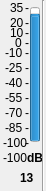
    <widget class="QWidget" name="widget_13" native="true">
     <property name="geometry">
      <rect>
       <x>480</x>
       <y>40</y>
       <width>46</width>
       <height>191</height>
      </rect>
     </property>
     <widget class="QProgressBar" name="progressBar_55">
      <property name="geometry">
       <rect>
        <x>30</x>
        <y>7</y>
        <width>10</width>
        <height>135</height>
       </rect>
      </property>
      <property name="contextMenuPolicy">
       <enum>Qt::DefaultContextMenu</enum>
      </property>
      <property name="toolTip">
       <string>Local Input 1 Meter</string>
      </property>
      <property name="statusTip">
       <string/>
      </property>
      <property name="whatsThis">
       <string/>
      </property>
      <property name="autoFillBackground">
       <bool>false</bool>
      </property>
      <property name="minimum">
       <number>-100</number>
      </property>
      <property name="maximum">
       <number>35</number>
      </property>
      <property name="value">
       <number>24</number>
      </property>
      <property name="textVisible">
       <bool>true</bool>
      </property>
      <property name="orientation">
       <enum>Qt::Vertical</enum>
      </property>
      <property name="invertedAppearance">
       <bool>false</bool>
      </property>
      <property name="format">
       <string>%p%</string>
      </property>
     </widget>
     <widget class="QLabel" name="m0_55">
      <property name="geometry">
       <rect>
        <x>25</x>
        <y>0</y>
        <width>16</width>
        <height>16</height>
       </rect>
      </property>
      <property name="text">
       <string>-</string>
      </property>
     </widget>
     <widget class="QLabel" name="t35_55">
      <property name="geometry">
       <rect>
        <x>10</x>
        <y>0</y>
        <width>16</width>
        <height>16</height>
       </rect>
      </property>
      <property name="text">
       <string>35</string>
      </property>
     </widget>
     <widget class="QLabel" name="tn100_55">
      <property name="geometry">
       <rect>
        <x>3</x>
        <y>135</y>
        <width>31</width>
        <height>16</height>
       </rect>
      </property>
      <property name="text">
       <string>-100</string>
      </property>
     </widget>
     <widget class="QLabel" name="m15_55">
      <property name="geometry">
       <rect>
        <x>25</x>
        <y>15</y>
        <width>16</width>
        <height>16</height>
       </rect>
      </property>
      <property name="text">
       <string>-</string>
      </property>
     </widget>
     <widget class="QLabel" name="m25_55">
      <property name="geometry">
       <rect>
        <x>25</x>
        <y>25</y>
        <width>16</width>
        <height>16</height>
       </rect>
      </property>
      <property name="text">
       <string>-</string>
      </property>
     </widget>
     <widget class="QLabel" name="m90_55">
      <property name="geometry">
       <rect>
        <x>25</x>
        <y>90</y>
        <width>16</width>
        <height>16</height>
       </rect>
      </property>
      <property name="text">
       <string>-</string>
      </property>
     </widget>
     <widget class="QLabel" name="m105_55">
      <property name="geometry">
       <rect>
        <x>25</x>
        <y>105</y>
        <width>16</width>
        <height>16</height>
       </rect>
      </property>
      <property name="text">
       <string>-</string>
      </property>
     </widget>
     <widget class="QLabel" name="m120_55">
      <property name="geometry">
       <rect>
        <x>25</x>
        <y>120</y>
        <width>16</width>
        <height>16</height>
       </rect>
      </property>
      <property name="text">
       <string>-</string>
      </property>
     </widget>
     <widget class="QLabel" name="m135_55">
      <property name="geometry">
       <rect>
        <x>25</x>
        <y>135</y>
        <width>16</width>
        <height>16</height>
       </rect>
      </property>
      <property name="text">
       <string>-</string>
      </property>
     </widget>
     <widget class="QLabel" name="m45_55">
      <property name="geometry">
       <rect>
        <x>25</x>
        <y>45</y>
        <width>16</width>
        <height>16</height>
       </rect>
      </property>
      <property name="text">
       <string>-</string>
      </property>
     </widget>
     <widget class="QLabel" name="m60_55">
      <property name="geometry">
       <rect>
        <x>25</x>
        <y>60</y>
        <width>16</width>
        <height>16</height>
       </rect>
      </property>
      <property name="text">
       <string>-</string>
      </property>
     </widget>
     <widget class="QLabel" name="m75_55">
      <property name="geometry">
       <rect>
        <x>25</x>
        <y>75</y>
        <width>16</width>
        <height>16</height>
       </rect>
      </property>
      <property name="text">
       <string>-</string>
      </property>
     </widget>
     <widget class="QLabel" name="t20_55">
      <property name="geometry">
       <rect>
        <x>10</x>
        <y>15</y>
        <width>16</width>
        <height>16</height>
       </rect>
      </property>
      <property name="text">
       <string>20</string>
      </property>
     </widget>
     <widget class="QLabel" name="t5_55">
      <property name="geometry">
       <rect>
        <x>10</x>
        <y>25</y>
        <width>16</width>
        <height>16</height>
       </rect>
      </property>
      <property name="text">
       <string>10</string>
      </property>
     </widget>
     <widget class="QLabel" name="tn10_55">
      <property name="geometry">
       <rect>
        <x>5</x>
        <y>45</y>
        <width>21</width>
        <height>16</height>
       </rect>
      </property>
      <property name="text">
       <string>-10</string>
      </property>
     </widget>
     <widget class="QLabel" name="tn25_55">
      <property name="geometry">
       <rect>
        <x>5</x>
        <y>60</y>
        <width>21</width>
        <height>16</height>
       </rect>
      </property>
      <property name="text">
       <string>-25</string>
      </property>
     </widget>
     <widget class="QLabel" name="tn40_55">
      <property name="geometry">
       <rect>
        <x>5</x>
        <y>75</y>
        <width>21</width>
        <height>16</height>
       </rect>
      </property>
      <property name="text">
       <string>-40</string>
      </property>
     </widget>
     <widget class="QLabel" name="tn55_55">
      <property name="geometry">
       <rect>
        <x>5</x>
        <y>90</y>
        <width>21</width>
        <height>16</height>
       </rect>
      </property>
      <property name="text">
       <string>-55</string>
      </property>
     </widget>
     <widget class="QLabel" name="tn70_55">
      <property name="geometry">
       <rect>
        <x>5</x>
        <y>105</y>
        <width>21</width>
        <height>16</height>
       </rect>
      </property>
      <property name="text">
       <string>-70</string>
      </property>
     </widget>
     <widget class="QLabel" name="tn85_55">
      <property name="geometry">
       <rect>
        <x>5</x>
        <y>120</y>
        <width>21</width>
        <height>16</height>
       </rect>
      </property>
      <property name="text">
       <string>-85</string>
      </property>
     </widget>
     <widget class="QLabel" name="m35_55">
      <property name="geometry">
       <rect>
        <x>25</x>
        <y>35</y>
        <width>16</width>
        <height>16</height>
       </rect>
      </property>
      <property name="text">
       <string>-</string>
      </property>
     </widget>
     <widget class="QLabel" name="t0_55">
      <property name="geometry">
       <rect>
        <x>15</x>
        <y>35</y>
        <width>16</width>
        <height>16</height>
       </rect>
      </property>
      <property name="text">
       <string>0</string>
      </property>
     </widget>
     <widget class="QLabel" name="value_55">
      <property name="geometry">
       <rect>
        <x>3</x>
        <y>150</y>
        <width>31</width>
        <height>16</height>
       </rect>
      </property>
      <property name="autoFillBackground">
       <bool>false</bool>
      </property>
      <property name="frameShadow">
       <enum>QFrame::Plain</enum>
      </property>
      <property name="text">
       <string>-100</string>
      </property>
     </widget>
     <widget class="QLabel" name="dB_55">
      <property name="geometry">
       <rect>
        <x>27</x>
        <y>150</y>
        <width>16</width>
        <height>16</height>
       </rect>
      </property>
      <property name="font">
       <font>
        <weight>75</weight>
        <bold>true</bold>
       </font>
      </property>
      <property name="text">
       <string>dB</string>
      </property>
     </widget>
     <widget class="QLabel" name="number_55">
      <property name="geometry">
       <rect>
        <x>20</x>
        <y>170</y>
        <width>16</width>
        <height>16</height>
       </rect>
      </property>
      <property name="font">
       <font>
        <weight>75</weight>
        <bold>true</bold>
       </font>
      </property>
      <property name="text">
       <string>13</string>
      </property>
     </widget>
     <widget class="Line" name="line_55">
      <property name="geometry">
       <rect>
        <x>35</x>
        <y>0</y>
        <width>16</width>
        <height>191</height>
       </rect>
      </property>
      <property name="orientation">
       <enum>Qt::Vertical</enum>
      </property>
     </widget>
     <zorder>progressBar_55</zorder>
     <zorder>m0_55</zorder>
     <zorder>t35_55</zorder>
     <zorder>tn100_55</zorder>
     <zorder>m15_55</zorder>
     <zorder>m25_55</zorder>
     <zorder>m90_55</zorder>
     <zorder>m105_55</zorder>
     <zorder>m120_55</zorder>
     <zorder>m135_55</zorder>
     <zorder>m45_55</zorder>
     <zorder>m60_55</zorder>
     <zorder>m75_55</zorder>
     <zorder>t20_55</zorder>
     <zorder>t5_55</zorder>
     <zorder>tn10_55</zorder>
     <zorder>tn25_55</zorder>
     <zorder>tn40_55</zorder>
     <zorder>tn55_55</zorder>
     <zorder>tn70_55</zorder>
     <zorder>tn85_55</zorder>
     <zorder>m35_55</zorder>
     <zorder>t0_55</zorder>
     <zorder>value_55</zorder>
     <zorder>dB_55</zorder>
     <zorder>number_55</zorder>
     <zorder>line_55</zorder>
     <zorder>widget_14</zorder>
    </widget>
